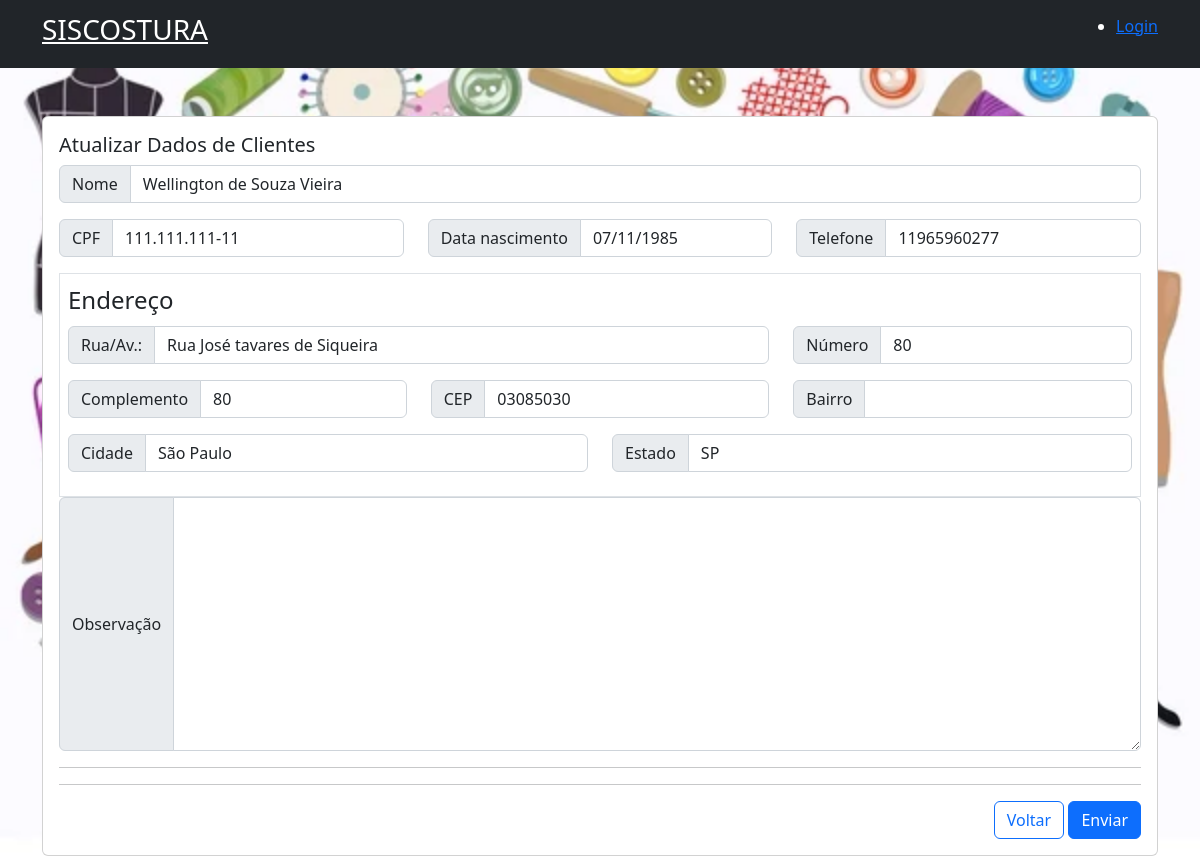
The page /clientes/2 on the database its author committed.
### siscostura/models.py (models this page shows, shortened)
class Cliente(models.Model):
    nome = models.CharField(
        max_length=300,
        null=False,
        blank=False
    )
    data_nascimento = models.DateField(
        null=True,
        blank=True
    )
    cpf = models.CharField(
        max_length=15,
        null=True,
        blank=True
    )
    telefone = models.CharField(
        max_length=15,
        null=True,
        blank=True
    )
    endereco_logradouro = models.CharField(
        max_length=300,
        null=True,
        blank=True
    )
    endereco_numero = models.CharField(
        max_length=30,
        null=True,
        blank=True
    )
    endereco_complemento = models.CharField(
        max_length=100,
        null=True,
        blank=True
    )
    endereco_complemento = models.CharField(
        max_length=100,
        null=True,
        blank=True
    )
    endereco_cep = models.CharField(
        max_length=15,
        null=True,
        blank=True
    )
    endereco_bairro = models.CharField(
        max_length=100,
        null=True,
        blank=True
    )
    endereco_cidade = models.CharField(
        max_length=100,
        null=True,
        blank=True
    )
    endereco_estado = models.CharField(
        max_length=100,
        null=True,
        blank=True
    )
    observacao = models.TextField(
        max_length=2000,
        null=True,
        blank=True
    )
    objetos = models.Manager()
    class Meta:
        db_table = "cliente"

### website/views.py (the view)
# urls.py: path('clientes/<pk>', views.AtualizaClienteView.as_view(),
class AtualizaClienteView(UpdateView):
    template_name = "website/clientes/atualiza.html"
    model = Cliente
    fields = '__all__'
    context_object_name = 'Cliente'
    success_url = reverse_lazy("website:lista_clientes")

### website/templates/website/clientes/atualiza.html (shortened to what this page needs)
{% extends "website/_layouts/base.html" %}
{% load widget_tweaks %}
{% block conteudo %}
    <div class="container mt-5">
        <div class="row">
            <div class="col-lg-12 col-md-12 col-sm-12 col-xs-12">
                <div class="card">
                    <div class="card-body">
                        <h5 class="card-title">Atualizar Dados de Clientes</h5>
                        <form method="post">
                             <div class="input-group mb-3">
                                <span class="input-group-text">Nome</span>
                                {% render_field form.nome class+="form-control" %}
                            </div>
                            <div class="row">
                                <div class="col-lg-4 col-md-4 col-sm-12 col-xs-12">
                                    <div class="input-group mb-3">
                                        <span class="input-group-text">CPF</span>
                                        {% render_field form.cpf class+="form-control" %}
                                    </div>
                                </div>
                                <div class="col-lg-4 col-md-4 col-sm-12 col-xs-12">
                                    <div class="input-group mb-3">
                                        <span class="input-group-text">Data nascimento</span>
                                        {% render_field form.data_nascimento class+="form-control" %}
                                    </div>
                                </div>
                                <div class="col-lg-4 col-md-4 col-sm-12 col-xs-12">
                                    <div class="input-group mb-3">
                                        <span class="input-group-text">Telefone</span>
                                        {% render_field form.telefone class+="form-control" %}
                                    </div>
                                </div>
                            </div>
                            <fieldset class="border p-2">
                                <legend>Endereço</legend>
                                <div class="row">
                                    <div class="col-lg-8 col-md-8 col-sm-12 col-xs-12">
                                        <div class="input-group mb-3">
                                            <span class="input-group-text">Rua/Av.:</span>
                                            {% render_field form.endereco_logradouro class+="form-control" %}
                                        </div>
                                    </div>
                                    <div class="col-lg-4 col-md-4 col-sm-12 col-xs-12">
                                        <div class="input-group mb-3">
                                            <span class="input-group-text">Número</span>
                                            {% render_field form.endereco_numero class+="form-control" %}
                                        </div>
                                    </div>
                                </div>
                                <div class="row">
                                    <div class="col-lg-4 col-md-4 col-sm-12 col-xs-12">
                                        <div class="input-group mb-3">
                                            <span class="input-group-text">Complemento</span>
                                            {% render_field form.endereco_complemento class+="form-control" %}
                                        </div>
                                    </div>
                                    <div class="col-lg-4 col-md-4 col-sm-12 col-xs-12">
                                        <div class="input-group mb-3">
                                            <span class="input-group-text">CEP</span>
                                            {% render_field form.endereco_cep class+="form-control" %}
                                        </div>
                                    </div>
                                    <div class="col-lg-4 col-md-4 col-sm-12 col-xs-12">
                                        <div class="input-group mb-3">
                                            <span class="input-group-text">Bairro</span>
                                            {% render_field form.endereco_bairro class+="form-control" %}
                                        </div>
                                    </div>
                                </div>
                                <div class="row">
                                    <div class="col-lg-6 col-md-6 col-sm-12 col-xs-12">
                                        <div class="input-group mb-3">
                                            <span class="input-group-text">Cidade</span>
                                            {% render_field form.endereco_cidade class+="form-control" %}
                                        </div>
                                    </div>
                                    <div class="col-lg-6 col-md-6 col-sm-12 col-xs-12">
                                        <div class="input-group mb-3">
                                            <span class="input-group-text">Estado</span>
                                            {% render_field form.endereco_estado class+="form-control" %}
                                        </div>
                                    </div>
                                </div>
                            </fieldset>
                            <div class="input-group mb-3">
                                <span class="input-group-text">Observação</span>
                                {% render_field form.observacao class+="form-control" %}
                            </div>
                            <hr>
                            <hr/>
                            <div class="text-end">
                                <a href="{% url 'website:lista_clientes' %}" class="btn btn-outline-primary">Voltar</a>
                                <button class="btn btn-primary">Enviar</button>
                            </div>
                        </form>
                    </div>
                </div>
            </div>
        </div>
    </div>
{% endblock %}

### website/static/website/css/master.css (style rules this page uses)
body { background: url("/static/website/img/corte_costura.webp") no-repeat top center fixed; background-size: cover; }

### rows shown on the page
Cliente: nome "Wellington de Souza Vieira", cpf "111.111.111-11", data_nascimento "07/11/1985", telefone "11965960277", endereco_logradouro "Rua José tavares de Siqueira", endereco_numero "80", endereco_complemento "80", endereco_cep "03085030", endereco_cidade "São Paulo", endereco_estado "SP"
